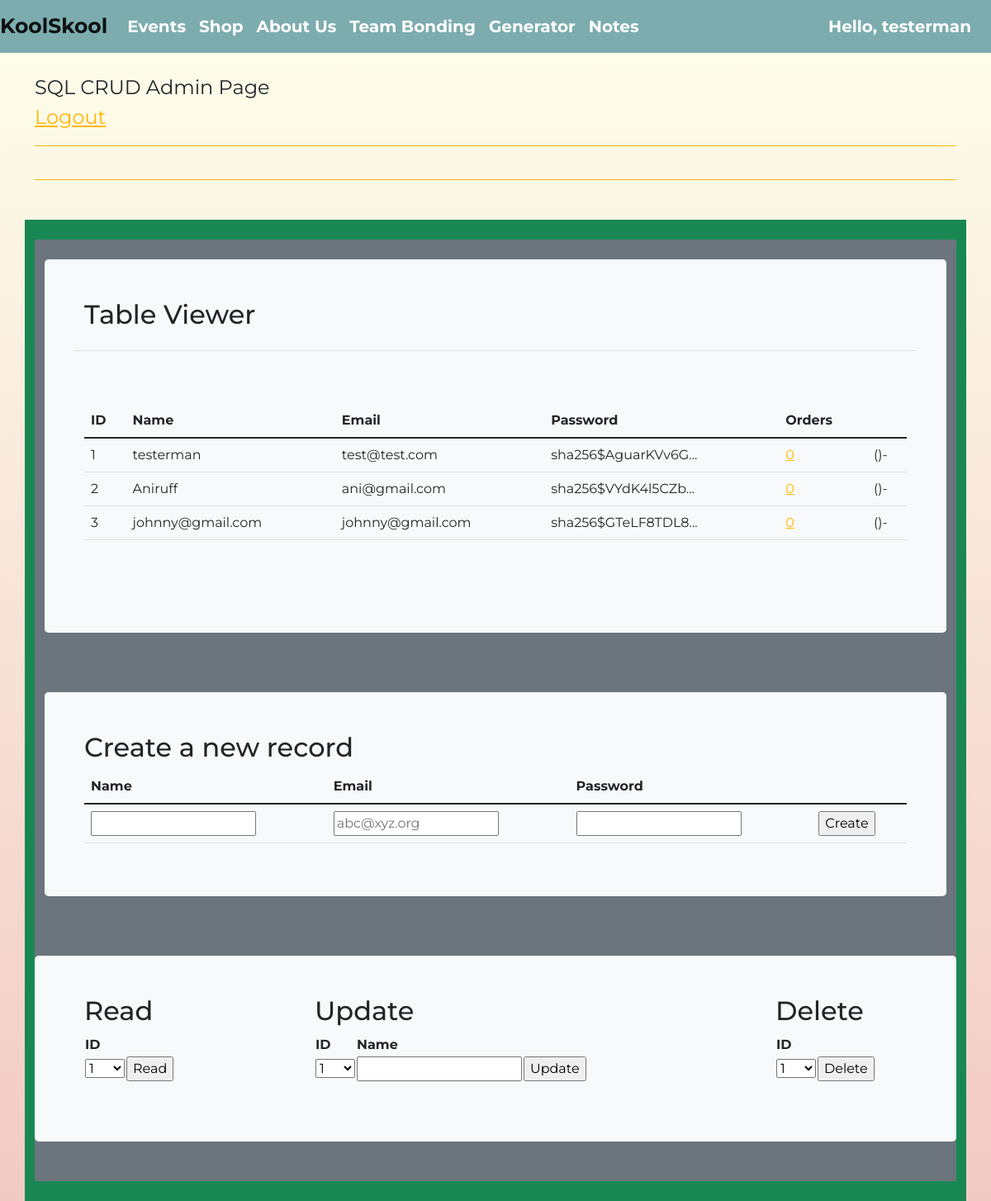
Before: /crud/ (signed in) with the older database file.
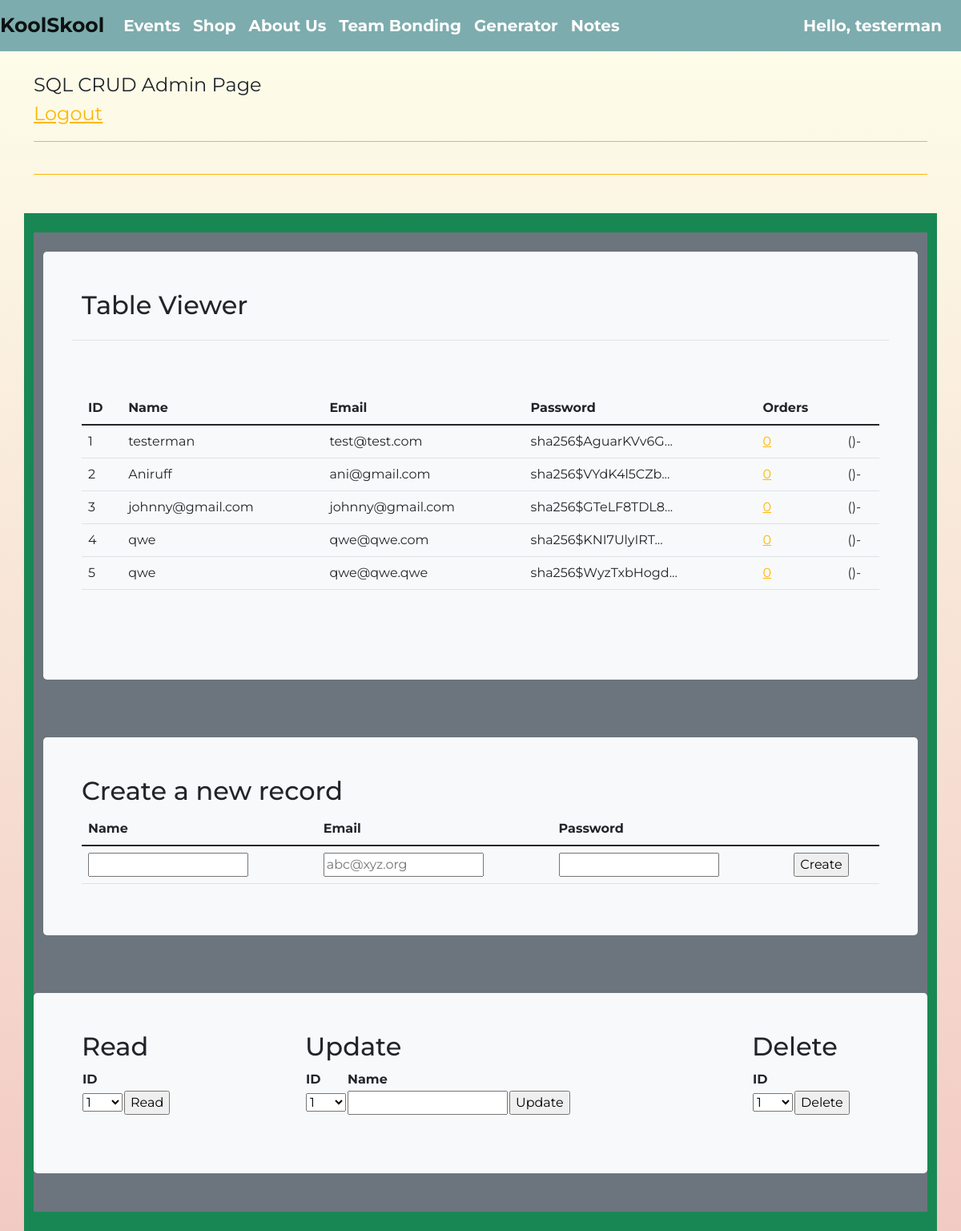
After: the same page with the newer database file.
### cruddy/model.py (models this page shows, shortened)
class Users(UserMixin, db.Model):
    __tablename__ = 'users'
    userID = db.Column(db.Integer, primary_key=True)
    name = db.Column(db.String(255), unique=False, nullable=False)
    email = db.Column(db.String(255), unique=True, nullable=False)
    password = db.Column(db.String(255), unique=False, nullable=False)
    phone = db.Column(db.String(255), unique=False, nullable=False)
    notes = db.relationship("Notes", cascade='all, delete', backref='users', lazy=True)
    def read(self):
        return {
            "userID": self.userID,
            "name": self.name,
            "email": self.email,
            "password": self.password,
            "phone": self.phone,
            "query": "by_alc"  # This is for fun, a little watermark
        }
    def delete(self):
        db.session.delete(self)
        db.session.commit()
        return None
    def get_id(self):
        return self.userID

### cruddy/app_crud.py (the view)
@app_crud.route('/')
@login_required  # Flask-Login uses this decorator to restrict acess to logged in users
def crud():
    id = current_user.get_id()
    if id != 1:
        return redirect(url_for('crud.crud_view'))
    else:
        return render_template("crud.html", table=users_all())

### cruddy/login.py (called while the page is built)
@login_manager.user_loader
def user_loader(user_id):
    if user_id is not None:
        return Users.query.get(user_id)
    return None

### cruddy/query.py (called while the page is built)
def users_all():
    table = Users.query.all()
    json_ready = [peep.read() for peep in table]
    return json_ready

### cruddy/templates/cruddy/crud.html (shortened to what the changed rows need)
<!DOCTYPE html>
{% extends "layouts/base.html" %}
{% block content %}
<div class="container py-4 text-light bg-success">
    <div class="container bg-secondary py-4">
        <div class="p-5 mb-4 bg-light text-dark rounded-3">
            <h2>Table Viewer</h2>
            <div class="row align-items-md-stretch">
                <div class="container-fluid py-5">
                    <table class="table">
                        <thead>
                        <tr>
                            <th>ID</th>
                            <th>Name</th>
                            <th>Email</th>
                            <th>Password</th>
                            <th>Orders</th>
                        </tr>
                        </thead>
                        <tbody>
                        {% for row in table %}
                        {% set pn = "" ~ row['orders'] %}
                        {% set pnf = "(" ~ pn[0:3] ~ ")" ~ pn[3:6] ~ "-" ~ pn[6:10] %}
                        <tr>
                            <td>{{ row['userID'] }}</td>
                            <td>{{ row['name'] }}</td>
                            <td>{{ row['email'] }}</td>
                            <td>{{ row['password'] | truncate(20) }}</td>
                            <td><a href="{{ url_for('notes.notes_select', userID=row['userID']) }}">{{ row['notes'] | length }}</a></td>
                            <td>{{ pnf }}</td>
                        </tr>
                        {% endfor %}
                        </tbody>
                    </table>
                </div>
            </div>
        </div>
    </div>
    <div class="container bg-secondary py-4">
        <div class="p-5 mb-4 bg-light text-dark rounded-3">
            <h2>Create a new record</h2>
            <form method="POST" ID="create" action={{url_for('crud.create')}} >
                <table class="table">
                    <thead>
                    <tr>
                        <th><label for="name">Name</label></th>
                        <th><label for="email">Email</label></th>
                        <th><label for="password">Password</label></th>
                    </tr>
                    </thead>
                </table>
            </form>
        </div>
    </div>
    <div class="container bg-secondary py-4">
        <div class="row mb-4 bg-light text-dark rounded-3">
            <div class="col-md-3">
                <div class="p-5 mb-4 bg-light text-dark rounded-3">
                    <h2>Read</h2>
                    <form method="POST" ID="read" action={{url_for('crud.read')}} >
                        <table id="read_table">
                            <tr><th><label for="read_userid">ID</label></th></tr>
                        </table>
                    </form>
                </div>
            </div>
            <div class="col-md-6">
                <div class="p-5 mb-4 bg-light text-dark rounded-3">
                    <h2>Update</h2>
                    <form method="POST" ID="update" action={{url_for('crud.update')}} >
                        <table id="update_table">
                            <tr>
                                <th><label for="update_userid">ID</label></th>
                                <th><label for="update_name">Name</label></th>
                            </tr>
                        </table>
                    </form>
                </div>
            </div>
            <div class="col-md-3">
                <div class="p-5 mb-4 bg-light text-dark rounded-3">
                    <h2>Delete</h2>
                    <form method="POST" ID="delete" action={{url_for('crud.delete')}} >
                        <table id="delete_table">
                            <tr><th><label for="delete_userid">ID</label></th></tr>
                        </table>
                    </form>
                </div>
            </div>
        </div>
    </div>
</div>
{% endblock %}

### templates/layouts/navbar.html (shortened to what this page needs)
<nav class="navbar navbar-expand-lg navbar-light" style="background-color: #7DACAE;">
  <a style="font-weight: bold; font-size: 25px;" class="navbar-brand" href="/">{{ basename }}</a>
  <div class="collapse navbar-collapse" id="navbarSupportedContent">
    <ul class="navbar-nav mr-auto">
      <li class="nav-item">
        <a style="color: white; font-weight: bold; font-size: 20px;" class="nav-link" href={{ url_for('events.events')}}>Events</a>
      </li>
      <li class="nav-item">
        <a style="color: white; font-weight: bold; font-size: 20px;" class="nav-link" href={{ url_for('shop')}}>Shop</a>
      </li>
      <li class="nav-item">
        <a style="color: white; font-weight: bold; font-size: 20px;" class="nav-link" href={{ url_for('about')}}>About Us</a>
      </li>
      <li class="nav-item">
        <a style="color: white; font-weight: bold; font-size: 20px;" class="nav-link" href={{ url_for('activity')}}>Team Bonding</a>
      </li>
      <li class="nav-item">
          <a style="color: white; font-weight: bold; font-size: 20px;" class="nav-link" href={{ url_for('generator')}}>Generator</a>
      </li>
      <li>
          <a style="color: white; font-weight: bold; font-size: 20px;" class="nav-link" href={{url_for('notes.notes')}}>Notes</a>
      </li>
    </ul>
    <ul class="navbar-nav" style="margin-left: auto ">
      <li class="nav-item">
        <div class="px-3">
          {% if current_user.is_authenticated %}
          <a style="color: white; font-weight: bold; font-size: 20px;" class="nav-link" href={{url_for('main_logout')}}> Hello, {{ current_user.name }} </a>
          {% else %}
          <a style="color: white; font-weight: bold; font-size: 20px;" class="nav-link" href={{url_for('main_login')}}>Login</a>
          {% endif %}
        </div>
      </li>
    </ul>
  </div>
</nav>

Changed rows visible on the page:
added Users: userID "4", name "qwe", email "qwe@qwe.com", password "sha256$KNI7UlyIRT...", notes|length "0", pnf "()-"
added Users: userID "5", name "qwe", email "qwe@qwe.qwe", password "sha256$WyzTxbHogd...", notes|length "0", pnf "()-"
